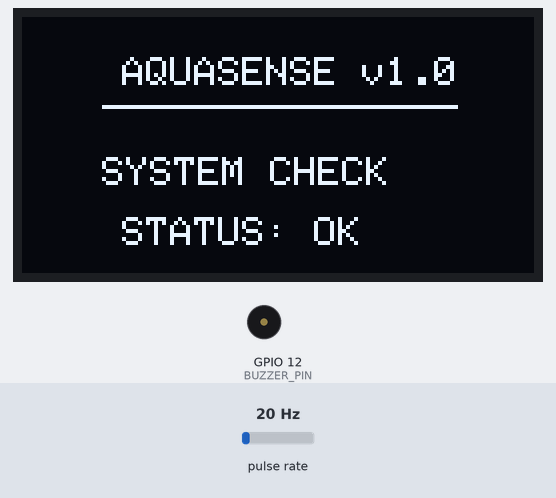
Bench run of a sketch on a simulated ESP8266 (NodeMCU). Shown: 128×64 one-colour display, buzzer (waves = sounding, pin HIGH). Wiring (inferred from the names in the program): pulse sensor: data GPIO 14. Inputs (shaded band) come from the test bench; at power-on: pulse rate 20 Hz. What the sketch prints to the serial monitor is not drawn.

Above: at 0.4 s.
At 5.0 s:
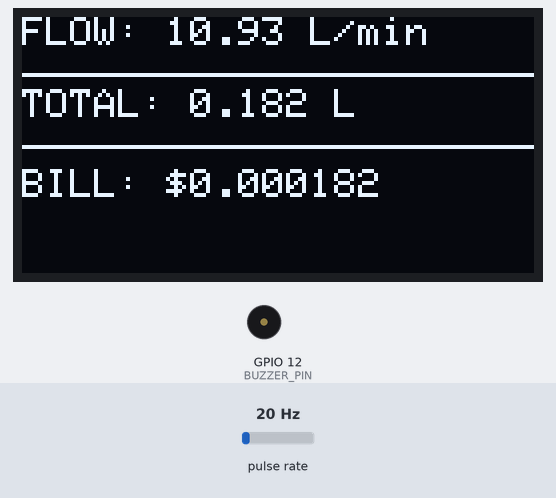
5.1 s: pulse rate (sensor on GPIO 14) set to 4 Hz
At 6.1 s:
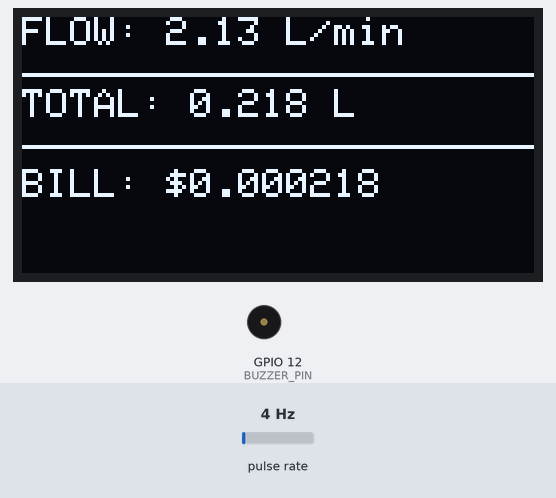
8.1 s: pulse rate (sensor on GPIO 14) set to 50 Hz
At 9.2 s:
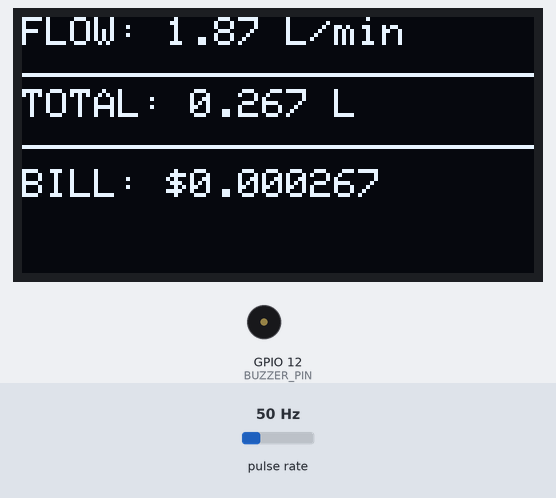
10.9 s: pulse rate (sensor on GPIO 14) set to 100 Hz
At 11.9 s:
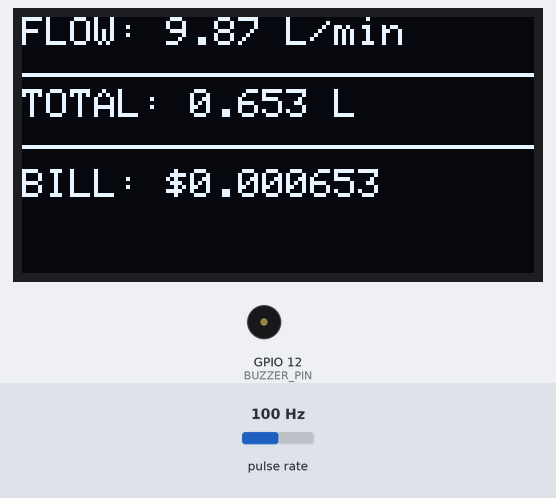
Timing chart, 0 to 13.9 s (numbered marks = the images above; inputs shaded):
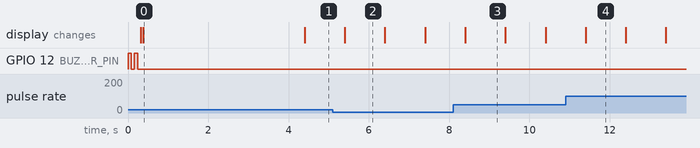

Measured:
- what the display in image 0 shows lasts 4.0 s, from 0.4 s to 4.4 s
- what the display in image 2 shows lasts 1.0 s, from 5.4 s to 6.4 s

The sketch:

sketch_mar9a.ino
```cpp
#include <Wire.h>
#include <Adafruit_GFX.h>
#include <Adafruit_SSD1306.h>

#define SENSOR_PIN 14
#define BUZZER_PIN 12
#define SCREEN_WIDTH 128
#define SCREEN_HEIGHT 64
#define OLED_RESET -1

Adafruit_SSD1306 display(SCREEN_WIDTH, SCREEN_HEIGHT, &Wire, OLED_RESET);

volatile int pulseCount     = 0;
float calibrationFactor     = 7.5;
float flowRate              = 0.0;
float totalLiters           = 0.0;
float totalBill             = 0.0;
const float PRICE_PER_LITER = 0.001;

unsigned long lastMillis     = 0;
unsigned long lastFlowMillis = 0;
bool sessionActive           = false;
const unsigned long HOLD_MS  = 60000;

void ICACHE_RAM_ATTR pulseCounter()
{
  pulseCount++;
}

void setup()
{
  Serial.begin(115200);
  pinMode(SENSOR_PIN, INPUT_PULLUP);
  pinMode(BUZZER_PIN, OUTPUT);
  digitalWrite(BUZZER_PIN, LOW);

  for (int i = 0; i < 2; i++)
  {
    digitalWrite(BUZZER_PIN, HIGH); delay(80);
    digitalWrite(BUZZER_PIN, LOW);  delay(80);
  }

  attachInterrupt(digitalPinToInterrupt(SENSOR_PIN), pulseCounter, FALLING);

  if (!display.begin(SSD1306_SWITCHCAPVCC, 0x3C)) { while (true); }

  display.clearDisplay();
  display.setTextSize(1);
  display.setTextColor(WHITE);
  display.setCursor(25, 10); display.println("AQUASENSE v1.0");
  display.drawLine(20, 22, 108, 22, WHITE);
  display.setCursor(20, 35); display.println("SYSTEM CHECK");
  display.setCursor(25, 50); display.println("STATUS: OK");
  display.display();
  delay(3000);

  lastMillis = millis();
}

void showIdle()
{
  display.clearDisplay();
  display.setTextSize(1);
  display.setCursor(20, 10); display.println("AQUASENSE v1.0");
  display.drawLine(0, 22, 128, 22, WHITE);
  display.setCursor(30, 35); display.println("WAITING FOR");
  display.setCursor(35, 48); display.println("WATER FLOW");
  display.display();
}

void showFlow()
{
  display.clearDisplay();
  display.setTextSize(1);

  display.setCursor(0, 0);
  display.print("FLOW: ");
  display.print(flowRate, 2);
  display.print(" L/min");

  display.drawLine(0, 14, 128, 14, WHITE);

  display.setCursor(0, 18);
  display.print("TOTAL: ");
  display.print(totalLiters, 3);
  display.print(" L");

  display.drawLine(0, 32, 128, 32, WHITE);

  display.setCursor(0, 38);
  display.print("BILL: $");
  display.print(totalBill, 6);

  display.display();
}

void loop()
{
  unsigned long now = millis();

  if ((now - lastMillis) >= 1000)
  {
    unsigned long elapsed = now - lastMillis;
    lastMillis = now;

    detachInterrupt(digitalPinToInterrupt(SENSOR_PIN));
    int pulses = pulseCount;
    pulseCount = 0;
    attachInterrupt(digitalPinToInterrupt(SENSOR_PIN), pulseCounter, FALLING);

    flowRate = (pulses / calibrationFactor);

    if (flowRate > 0)
    {
      totalLiters   += flowRate / 60.0;
      totalBill      = totalLiters * PRICE_PER_LITER;
      lastFlowMillis = now;
      sessionActive  = true;

      showFlow();

      Serial.print("DATA|");
      Serial.print(flowRate, 4);
      Serial.print("|");
      Serial.print(totalLiters, 6);
      Serial.print("|");
      Serial.print(totalBill, 6);
      Serial.println("|END");
    }
    else
    {
      if (sessionActive)
      {
        unsigned long timeSinceFlow = millis() - lastFlowMillis;

        if (timeSinceFlow < HOLD_MS)
        {
          showFlow();
        }
        else
        {
          Serial.print("SESSION_END|");
          Serial.print(flowRate, 4);
          Serial.print("|");
          Serial.print(totalLiters, 6);
          Serial.print("|");
          Serial.print(totalBill, 6);
          Serial.println("|END");

          totalLiters   = 0.0;
          totalBill     = 0.0;
          sessionActive = false;

          digitalWrite(BUZZER_PIN, HIGH); delay(200);
          digitalWrite(BUZZER_PIN, LOW);

          showIdle();
        }
      }
      else
      {
        showIdle();
      }
    }
  }
}
```
